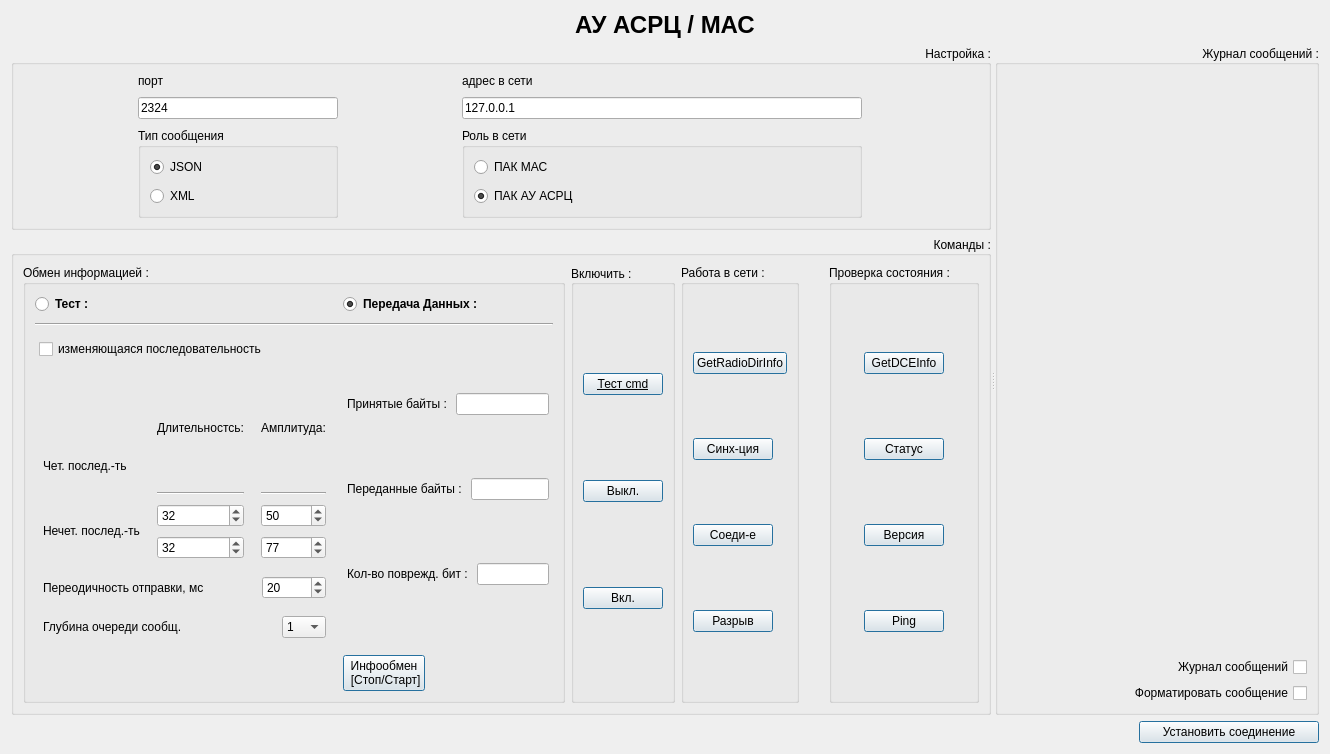
<?xml version="1.0" encoding="UTF-8"?>
<ui version="4.0">
 <class>WidgetDTE</class>
 <widget class="QWidget" name="WidgetDTE">
  <property name="geometry">
   <rect>
    <x>0</x>
    <y>0</y>
    <width>1330</width>
    <height>754</height>
   </rect>
  </property>
  <property name="font">
   <font>
    <underline>false</underline>
   </font>
  </property>
  <property name="windowTitle">
   <string>Form</string>
  </property>
  <layout class="QGridLayout" name="gridLayout_4">
   <item row="1" column="0">
    <widget class="QSplitter" name="splitter">
     <property name="orientation">
      <enum>Qt::Horizontal</enum>
     </property>
     <widget class="QWidget" name="layoutWidget">
      <layout class="QVBoxLayout" name="verticalLayout_5">
       <item>
        <widget class="QGroupBox" name="groupBox_5">
         <property name="sizePolicy">
          <sizepolicy hsizetype="Preferred" vsizetype="Fixed">
           <horstretch>0</horstretch>
           <verstretch>0</verstretch>
          </sizepolicy>
         </property>
         <property name="title">
          <string>Настройка :</string>
         </property>
         <property name="alignment">
          <set>Qt::AlignRight|Qt::AlignTrailing|Qt::AlignVCenter</set>
         </property>
         <layout class="QGridLayout" name="gridLayout_2">
          <property name="rightMargin">
           <number>9</number>
          </property>
          <property name="spacing">
           <number>9</number>
          </property>
          <item row="1" column="1">
           <widget class="QGroupBox" name="groupBox">
            <property name="sizePolicy">
             <sizepolicy hsizetype="Preferred" vsizetype="Fixed">
              <horstretch>0</horstretch>
              <verstretch>0</verstretch>
             </sizepolicy>
            </property>
            <property name="title">
             <string>Роль в сети</string>
            </property>
            <layout class="QVBoxLayout" name="verticalLayout_6">
             <property name="spacing">
              <number>9</number>
             </property>
             <item>
              <widget class="QRadioButton" name="rb_mas">
               <property name="text">
                <string>ПАК МАС</string>
               </property>
               <property name="checked">
                <bool>false</bool>
               </property>
              </widget>
             </item>
             <item>
              <widget class="QRadioButton" name="rb_au">
               <property name="text">
                <string>ПАК АУ АСРЦ</string>
               </property>
               <property name="checked">
                <bool>true</bool>
               </property>
              </widget>
             </item>
            </layout>
           </widget>
          </item>
          <item row="0" column="1">
           <layout class="QVBoxLayout" name="verticalLayout_3">
            <item>
             <widget class="QLabel" name="label_5">
              <property name="sizePolicy">
               <sizepolicy hsizetype="Preferred" vsizetype="Fixed">
                <horstretch>0</horstretch>
                <verstretch>0</verstretch>
               </sizepolicy>
              </property>
              <property name="maximumSize">
               <size>
                <width>400</width>
                <height>16777215</height>
               </size>
              </property>
              <property name="text">
               <string>адрес в сети</string>
              </property>
             </widget>
            </item>
            <item>
             <widget class="QLineEdit" name="leAdress">
              <property name="maximumSize">
               <size>
                <width>400</width>
                <height>16777215</height>
               </size>
              </property>
              <property name="text">
               <string>127.0.0.1</string>
              </property>
             </widget>
            </item>
           </layout>
          </item>
          <item row="1" column="0">
           <widget class="QGroupBox" name="groupBox_3">
            <property name="title">
             <string>Тип сообщения</string>
            </property>
            <layout class="QVBoxLayout" name="verticalLayout_4">
             <property name="spacing">
              <number>9</number>
             </property>
             <item>
              <widget class="QRadioButton" name="rb_json">
               <property name="text">
                <string>JSON</string>
               </property>
               <property name="checked">
                <bool>true</bool>
               </property>
              </widget>
             </item>
             <item>
              <widget class="QRadioButton" name="rb_xml">
               <property name="text">
                <string>XML</string>
               </property>
              </widget>
             </item>
            </layout>
           </widget>
          </item>
          <item row="0" column="0">
           <layout class="QVBoxLayout" name="verticalLayout_2">
            <item>
             <widget class="QLabel" name="label_6">
              <property name="sizePolicy">
               <sizepolicy hsizetype="Preferred" vsizetype="Fixed">
                <horstretch>0</horstretch>
                <verstretch>0</verstretch>
               </sizepolicy>
              </property>
              <property name="text">
               <string>порт</string>
              </property>
             </widget>
            </item>
            <item>
             <widget class="QLineEdit" name="lePort">
              <property name="maximumSize">
               <size>
                <width>200</width>
                <height>16777215</height>
               </size>
              </property>
              <property name="text">
               <string>2324</string>
              </property>
             </widget>
            </item>
           </layout>
          </item>
         </layout>
        </widget>
       </item>
       <item>
        <widget class="QGroupBox" name="groupBox_6">
         <property name="title">
          <string>Команды :</string>
         </property>
         <property name="alignment">
          <set>Qt::AlignRight|Qt::AlignTrailing|Qt::AlignVCenter</set>
         </property>
         <layout class="QGridLayout" name="gridLayout">
          <property name="verticalSpacing">
           <number>9</number>
          </property>
          <item row="0" column="2">
           <widget class="QGroupBox" name="groupBox_9">
            <property name="sizePolicy">
             <sizepolicy hsizetype="Fixed" vsizetype="Preferred">
              <horstretch>0</horstretch>
              <verstretch>0</verstretch>
             </sizepolicy>
            </property>
            <property name="title">
             <string>Работа в сети :</string>
            </property>
            <layout class="QGridLayout" name="gridLayout_6">
             <item row="2" column="0">
              <widget class="QPushButton" name="pb_net_connect">
               <property name="sizePolicy">
                <sizepolicy hsizetype="Fixed" vsizetype="Maximum">
                 <horstretch>0</horstretch>
                 <verstretch>0</verstretch>
                </sizepolicy>
               </property>
               <property name="font">
                <font>
                 <weight>50</weight>
                 <bold>false</bold>
                 <underline>false</underline>
                 <kerning>true</kerning>
                </font>
               </property>
               <property name="text">
                <string>Соеди-е</string>
               </property>
               <property name="autoDefault">
                <bool>true</bool>
               </property>
               <property name="default">
                <bool>true</bool>
               </property>
               <property name="flat">
                <bool>false</bool>
               </property>
              </widget>
             </item>
             <item row="0" column="0">
              <widget class="QPushButton" name="pb_dirInfo">
               <property name="sizePolicy">
                <sizepolicy hsizetype="Fixed" vsizetype="Maximum">
                 <horstretch>0</horstretch>
                 <verstretch>0</verstretch>
                </sizepolicy>
               </property>
               <property name="font">
                <font>
                 <weight>50</weight>
                 <bold>false</bold>
                 <underline>false</underline>
                 <kerning>true</kerning>
                </font>
               </property>
               <property name="text">
                <string>GetRadioDirInfo</string>
               </property>
               <property name="autoDefault">
                <bool>true</bool>
               </property>
               <property name="default">
                <bool>true</bool>
               </property>
               <property name="flat">
                <bool>false</bool>
               </property>
              </widget>
             </item>
             <item row="4" column="0">
              <widget class="QPushButton" name="pb_net_disconnect">
               <property name="sizePolicy">
                <sizepolicy hsizetype="Fixed" vsizetype="Maximum">
                 <horstretch>0</horstretch>
                 <verstretch>0</verstretch>
                </sizepolicy>
               </property>
               <property name="font">
                <font>
                 <weight>50</weight>
                 <bold>false</bold>
                 <underline>false</underline>
                 <kerning>true</kerning>
                </font>
               </property>
               <property name="text">
                <string>Разрыв</string>
               </property>
               <property name="autoDefault">
                <bool>true</bool>
               </property>
               <property name="default">
                <bool>true</bool>
               </property>
               <property name="flat">
                <bool>false</bool>
               </property>
              </widget>
             </item>
             <item row="1" column="0">
              <widget class="QPushButton" name="pb_net_sync">
               <property name="sizePolicy">
                <sizepolicy hsizetype="Fixed" vsizetype="Maximum">
                 <horstretch>0</horstretch>
                 <verstretch>0</verstretch>
                </sizepolicy>
               </property>
               <property name="font">
                <font>
                 <weight>50</weight>
                 <bold>false</bold>
                 <underline>false</underline>
                 <kerning>true</kerning>
                </font>
               </property>
               <property name="text">
                <string>Синх-ция</string>
               </property>
               <property name="autoDefault">
                <bool>true</bool>
               </property>
               <property name="default">
                <bool>true</bool>
               </property>
               <property name="flat">
                <bool>false</bool>
               </property>
              </widget>
             </item>
            </layout>
           </widget>
          </item>
          <item row="0" column="5">
           <spacer name="horizontalSpacer_3">
            <property name="orientation">
             <enum>Qt::Horizontal</enum>
            </property>
            <property name="sizeHint" stdset="0">
             <size>
              <width>40</width>
              <height>20</height>
             </size>
            </property>
           </spacer>
          </item>
          <item row="0" column="0">
           <widget class="QGroupBox" name="groupBox_11">
            <property name="sizePolicy">
             <sizepolicy hsizetype="Preferred" vsizetype="Expanding">
              <horstretch>0</horstretch>
              <verstretch>0</verstretch>
             </sizepolicy>
            </property>
            <property name="font">
             <font>
              <underline>false</underline>
             </font>
            </property>
            <property name="title">
             <string>Обмен информацией :</string>
            </property>
            <layout class="QGridLayout" name="gridLayout_3">
             <property name="spacing">
              <number>9</number>
             </property>
             <item row="0" column="3">
              <widget class="QRadioButton" name="rb_info">
               <property name="enabled">
                <bool>true</bool>
               </property>
               <property name="font">
                <font>
                 <weight>75</weight>
                 <bold>true</bold>
                 <underline>false</underline>
                </font>
               </property>
               <property name="text">
                <string>Передача Данных :</string>
               </property>
               <property name="checked">
                <bool>true</bool>
               </property>
              </widget>
             </item>
             <item row="2" column="0" rowspan="3" colspan="3">
              <layout class="QVBoxLayout" name="verticalLayout_9">
               <property name="leftMargin">
                <number>4</number>
               </property>
               <property name="topMargin">
                <number>4</number>
               </property>
               <property name="rightMargin">
                <number>4</number>
               </property>
               <property name="bottomMargin">
                <number>4</number>
               </property>
               <item>
                <widget class="QCheckBox" name="chB_varyable">
                 <property name="text">
                  <string>изменяющаяся последовательность</string>
                 </property>
                </widget>
               </item>
               <item>
                <layout class="QHBoxLayout" name="horizontalLayout_8">
                 <item>
                  <layout class="QVBoxLayout" name="verticalLayout_10">
                   <property name="leftMargin">
                    <number>4</number>
                   </property>
                   <property name="topMargin">
                    <number>4</number>
                   </property>
                   <property name="rightMargin">
                    <number>4</number>
                   </property>
                   <property name="bottomMargin">
                    <number>4</number>
                   </property>
                   <item>
                    <widget class="QLabel" name="label_12">
                     <property name="text">
                      <string/>
                     </property>
                    </widget>
                   </item>
                   <item>
                    <widget class="QLabel" name="label">
                     <property name="text">
                      <string>Чет. послед.-ть</string>
                     </property>
                    </widget>
                   </item>
                   <item>
                    <widget class="QLabel" name="label_8">
                     <property name="text">
                      <string>Нечет. послед.-ть</string>
                     </property>
                    </widget>
                   </item>
                  </layout>
                 </item>
                 <item>
                  <layout class="QVBoxLayout" name="verticalLayout_8">
                   <property name="leftMargin">
                    <number>4</number>
                   </property>
                   <property name="topMargin">
                    <number>4</number>
                   </property>
                   <property name="rightMargin">
                    <number>4</number>
                   </property>
                   <property name="bottomMargin">
                    <number>4</number>
                   </property>
                   <item>
                    <widget class="QLabel" name="label_9">
                     <property name="text">
                      <string>Длительностсь:</string>
                     </property>
                     <property name="alignment">
                      <set>Qt::AlignCenter</set>
                     </property>
                    </widget>
                   </item>
                   <item>
                    <widget class="Line" name="line_2">
                     <property name="orientation">
                      <enum>Qt::Horizontal</enum>
                     </property>
                    </widget>
                   </item>
                   <item>
                    <widget class="QSpinBox" name="sb_parity_len">
                     <property name="maximumSize">
                      <size>
                       <width>100</width>
                       <height>16777215</height>
                      </size>
                     </property>
                     <property name="minimum">
                      <number>1</number>
                     </property>
                     <property name="maximum">
                      <number>256</number>
                     </property>
                     <property name="value">
                      <number>32</number>
                     </property>
                    </widget>
                   </item>
                   <item>
                    <widget class="QSpinBox" name="sb_noparity_len">
                     <property name="maximumSize">
                      <size>
                       <width>100</width>
                       <height>16777215</height>
                      </size>
                     </property>
                     <property name="minimum">
                      <number>1</number>
                     </property>
                     <property name="maximum">
                      <number>256</number>
                     </property>
                     <property name="value">
                      <number>32</number>
                     </property>
                    </widget>
                   </item>
                  </layout>
                 </item>
                 <item>
                  <layout class="QVBoxLayout" name="verticalLayout_7">
                   <property name="leftMargin">
                    <number>4</number>
                   </property>
                   <property name="topMargin">
                    <number>4</number>
                   </property>
                   <property name="rightMargin">
                    <number>4</number>
                   </property>
                   <property name="bottomMargin">
                    <number>4</number>
                   </property>
                   <item>
                    <widget class="QLabel" name="label_10">
                     <property name="text">
                      <string>Амплитуда:</string>
                     </property>
                     <property name="alignment">
                      <set>Qt::AlignCenter</set>
                     </property>
                    </widget>
                   </item>
                   <item>
                    <widget class="Line" name="line_3">
                     <property name="orientation">
                      <enum>Qt::Horizontal</enum>
                     </property>
                    </widget>
                   </item>
                   <item>
                    <widget class="QSpinBox" name="sb_parity_ampl">
                     <property name="maximumSize">
                      <size>
                       <width>100</width>
                       <height>16777215</height>
                      </size>
                     </property>
                     <property name="minimum">
                      <number>1</number>
                     </property>
                     <property name="maximum">
                      <number>255</number>
                     </property>
                     <property name="value">
                      <number>50</number>
                     </property>
                    </widget>
                   </item>
                   <item>
                    <widget class="QSpinBox" name="sb_noparity_ampl">
                     <property name="maximumSize">
                      <size>
                       <width>100</width>
                       <height>16777215</height>
                      </size>
                     </property>
                     <property name="minimum">
                      <number>1</number>
                     </property>
                     <property name="maximum">
                      <number>255</number>
                     </property>
                     <property name="value">
                      <number>77</number>
                     </property>
                    </widget>
                   </item>
                  </layout>
                 </item>
                </layout>
               </item>
               <item>
                <layout class="QHBoxLayout" name="horizontalLayout_11">
                 <property name="leftMargin">
                  <number>4</number>
                 </property>
                 <property name="topMargin">
                  <number>4</number>
                 </property>
                 <property name="rightMargin">
                  <number>4</number>
                 </property>
                 <property name="bottomMargin">
                  <number>4</number>
                 </property>
                 <item>
                  <widget class="QLabel" name="label_2">
                   <property name="text">
                    <string>Переодичность отправки, мс</string>
                   </property>
                  </widget>
                 </item>
                 <item>
                  <spacer name="horizontalSpacer_7">
                   <property name="orientation">
                    <enum>Qt::Horizontal</enum>
                   </property>
                   <property name="sizeHint" stdset="0">
                    <size>
                     <width>40</width>
                     <height>20</height>
                    </size>
                   </property>
                  </spacer>
                 </item>
                 <item>
                  <widget class="QSpinBox" name="sp_exch_time">
                   <property name="showGroupSeparator" stdset="0">
                    <bool>true</bool>
                   </property>
                   <property name="minimum">
                    <number>1</number>
                   </property>
                   <property name="maximum">
                    <number>10000</number>
                   </property>
                   <property name="value">
                    <number>20</number>
                   </property>
                  </widget>
                 </item>
                </layout>
               </item>
               <item>
                <layout class="QHBoxLayout" name="horizontalLayout_12">
                 <property name="leftMargin">
                  <number>4</number>
                 </property>
                 <property name="topMargin">
                  <number>4</number>
                 </property>
                 <property name="rightMargin">
                  <number>4</number>
                 </property>
                 <property name="bottomMargin">
                  <number>4</number>
                 </property>
                 <item>
                  <widget class="QLabel" name="label_3">
                   <property name="text">
                    <string>Глубина очереди сообщ.</string>
                   </property>
                  </widget>
                 </item>
                 <item>
                  <spacer name="horizontalSpacer_8">
                   <property name="orientation">
                    <enum>Qt::Horizontal</enum>
                   </property>
                   <property name="sizeHint" stdset="0">
                    <size>
                     <width>40</width>
                     <height>20</height>
                    </size>
                   </property>
                  </spacer>
                 </item>
                 <item>
                  <widget class="QComboBox" name="cb_qDepth">
                   <item>
                    <property name="text">
                     <string>1</string>
                    </property>
                   </item>
                   <item>
                    <property name="text">
                     <string>2</string>
                    </property>
                   </item>
                   <item>
                    <property name="text">
                     <string>3</string>
                    </property>
                   </item>
                   <item>
                    <property name="text">
                     <string>4</string>
                    </property>
                   </item>
                   <item>
                    <property name="text">
                     <string>5</string>
                    </property>
                   </item>
                   <item>
                    <property name="text">
                     <string>6</string>
                    </property>
                   </item>
                   <item>
                    <property name="text">
                     <string>7</string>
                    </property>
                   </item>
                   <item>
                    <property name="text">
                     <string>8</string>
                    </property>
                   </item>
                   <item>
                    <property name="text">
                     <string>9</string>
                    </property>
                   </item>
                   <item>
                    <property name="text">
                     <string>10</string>
                    </property>
                   </item>
                   <item>
                    <property name="text">
                     <string>11</string>
                    </property>
                   </item>
                   <item>
                    <property name="text">
                     <string>12</string>
                    </property>
                   </item>
                   <item>
                    <property name="text">
                     <string>13</string>
                    </property>
                   </item>
                   <item>
                    <property name="text">
                     <string>14</string>
                    </property>
                   </item>
                   <item>
                    <property name="text">
                     <string>15</string>
                    </property>
                   </item>
                  </widget>
                 </item>
                </layout>
               </item>
              </layout>
             </item>
             <item row="0" column="0">
              <widget class="QRadioButton" name="rb_test">
               <property name="font">
                <font>
                 <weight>75</weight>
                 <bold>true</bold>
                 <underline>false</underline>
                </font>
               </property>
               <property name="text">
                <string>Тест :</string>
               </property>
               <property name="checked">
                <bool>false</bool>
               </property>
              </widget>
             </item>
             <item row="1" column="0" colspan="5">
              <widget class="Line" name="line">
               <property name="orientation">
                <enum>Qt::Horizontal</enum>
               </property>
              </widget>
             </item>
             <item row="2" column="3" rowspan="3" colspan="2">
              <layout class="QVBoxLayout" name="verticalLayout_11">
               <property name="leftMargin">
                <number>4</number>
               </property>
               <property name="topMargin">
                <number>4</number>
               </property>
               <property name="rightMargin">
                <number>4</number>
               </property>
               <property name="bottomMargin">
                <number>4</number>
               </property>
               <item>
                <layout class="QHBoxLayout" name="horizontalLayout_6">
                 <item>
                  <widget class="QLabel" name="label_4">
                   <property name="text">
                    <string>Принятые байты :</string>
                   </property>
                  </widget>
                 </item>
                 <item>
                  <widget class="QLineEdit" name="le_get">
                   <property name="maximumSize">
                    <size>
                     <width>100</width>
                     <height>16777215</height>
                    </size>
                   </property>
                  </widget>
                 </item>
                </layout>
               </item>
               <item>
                <layout class="QHBoxLayout" name="horizontalLayout_7">
                 <item>
                  <widget class="QLabel" name="label_7">
                   <property name="text">
                    <string>Переданные байты :</string>
                   </property>
                  </widget>
                 </item>
                 <item>
                  <widget class="QLineEdit" name="le_pass">
                   <property name="maximumSize">
                    <size>
                     <width>100</width>
                     <height>16777215</height>
                    </size>
                   </property>
                  </widget>
                 </item>
                </layout>
               </item>
               <item>
                <layout class="QHBoxLayout" name="horizontalLayout_5">
                 <item>
                  <widget class="QLabel" name="label_11">
                   <property name="text">
                    <string>Кол-во поврежд. бит :</string>
                   </property>
                  </widget>
                 </item>
                 <item>
                  <widget class="QLineEdit" name="le_err">
                   <property name="maximumSize">
                    <size>
                     <width>100</width>
                     <height>16777215</height>
                    </size>
                   </property>
                  </widget>
                 </item>
                </layout>
               </item>
              </layout>
             </item>
             <item row="5" column="3" colspan="2">
              <widget class="QPushButton" name="pb_stop_start">
               <property name="sizePolicy">
                <sizepolicy hsizetype="Fixed" vsizetype="Maximum">
                 <horstretch>0</horstretch>
                 <verstretch>0</verstretch>
                </sizepolicy>
               </property>
               <property name="font">
                <font>
                 <weight>50</weight>
                 <bold>false</bold>
                 <underline>false</underline>
                 <kerning>true</kerning>
                </font>
               </property>
               <property name="text">
                <string>Инфообмен
 [Стоп/Старт]</string>
               </property>
               <property name="autoDefault">
                <bool>true</bool>
               </property>
               <property name="default">
                <bool>true</bool>
               </property>
               <property name="flat">
                <bool>false</bool>
               </property>
              </widget>
             </item>
             <item row="5" column="0" colspan="3">
              <spacer name="horizontalSpacer_4">
               <property name="orientation">
                <enum>Qt::Horizontal</enum>
               </property>
               <property name="sizeHint" stdset="0">
                <size>
                 <width>40</width>
                 <height>20</height>
                </size>
               </property>
              </spacer>
             </item>
            </layout>
           </widget>
          </item>
          <item row="0" column="6">
           <widget class="QGroupBox" name="groupBox_10">
            <property name="sizePolicy">
             <sizepolicy hsizetype="Fixed" vsizetype="Preferred">
              <horstretch>0</horstretch>
              <verstretch>0</verstretch>
             </sizepolicy>
            </property>
            <property name="title">
             <string>Проверка состояния :</string>
            </property>
            <layout class="QGridLayout" name="gridLayout_7">
             <item row="0" column="0">
              <widget class="QPushButton" name="pb_dceInfo">
               <property name="sizePolicy">
                <sizepolicy hsizetype="Fixed" vsizetype="Maximum">
                 <horstretch>0</horstretch>
                 <verstretch>0</verstretch>
                </sizepolicy>
               </property>
               <property name="font">
                <font>
                 <weight>50</weight>
                 <bold>false</bold>
                 <underline>false</underline>
                 <kerning>true</kerning>
                </font>
               </property>
               <property name="text">
                <string>GetDCEInfo</string>
               </property>
               <property name="autoDefault">
                <bool>true</bool>
               </property>
               <property name="default">
                <bool>true</bool>
               </property>
               <property name="flat">
                <bool>false</bool>
               </property>
              </widget>
             </item>
             <item row="1" column="0">
              <widget class="QPushButton" name="pb_status">
               <property name="sizePolicy">
                <sizepolicy hsizetype="Fixed" vsizetype="Maximum">
                 <horstretch>0</horstretch>
                 <verstretch>0</verstretch>
                </sizepolicy>
               </property>
               <property name="font">
                <font>
                 <weight>50</weight>
                 <bold>false</bold>
                 <underline>false</underline>
                 <kerning>true</kerning>
                </font>
               </property>
               <property name="text">
                <string>Статус</string>
               </property>
               <property name="autoDefault">
                <bool>true</bool>
               </property>
               <property name="default">
                <bool>true</bool>
               </property>
               <property name="flat">
                <bool>false</bool>
               </property>
              </widget>
             </item>
             <item row="2" column="0">
              <widget class="QPushButton" name="pb_version">
               <property name="sizePolicy">
                <sizepolicy hsizetype="Fixed" vsizetype="Maximum">
                 <horstretch>0</horstretch>
                 <verstretch>0</verstretch>
                </sizepolicy>
               </property>
               <property name="font">
                <font>
                 <weight>50</weight>
                 <bold>false</bold>
                 <underline>false</underline>
                 <kerning>true</kerning>
                </font>
               </property>
               <property name="text">
                <string>Версия</string>
               </property>
               <property name="autoDefault">
                <bool>true</bool>
               </property>
               <property name="default">
                <bool>true</bool>
               </property>
               <property name="flat">
                <bool>false</bool>
               </property>
              </widget>
             </item>
             <item row="3" column="0">
              <widget class="QPushButton" name="pb_ping">
               <property name="sizePolicy">
                <sizepolicy hsizetype="Fixed" vsizetype="Maximum">
                 <horstretch>0</horstretch>
                 <verstretch>0</verstretch>
                </sizepolicy>
               </property>
               <property name="font">
                <font>
                 <weight>50</weight>
                 <bold>false</bold>
                 <underline>false</underline>
                 <kerning>true</kerning>
                </font>
               </property>
               <property name="text">
                <string>Ping</string>
               </property>
               <property name="autoDefault">
                <bool>true</bool>
               </property>
               <property name="default">
                <bool>true</bool>
               </property>
               <property name="flat">
                <bool>false</bool>
               </property>
              </widget>
             </item>
            </layout>
           </widget>
          </item>
          <item row="0" column="3">
           <spacer name="horizontalSpacer_2">
            <property name="orientation">
             <enum>Qt::Horizontal</enum>
            </property>
            <property name="sizeHint" stdset="0">
             <size>
              <width>40</width>
              <height>20</height>
             </size>
            </property>
           </spacer>
          </item>
          <item row="0" column="1">
           <widget class="QGroupBox" name="groupBox_7">
            <property name="sizePolicy">
             <sizepolicy hsizetype="Fixed" vsizetype="Preferred">
              <horstretch>0</horstretch>
              <verstretch>0</verstretch>
             </sizepolicy>
            </property>
            <property name="layoutDirection">
             <enum>Qt::LeftToRight</enum>
            </property>
            <property name="title">
             <string>Включить :</string>
            </property>
            <property name="alignment">
             <set>Qt::AlignLeading|Qt::AlignLeft|Qt::AlignVCenter</set>
            </property>
            <layout class="QGridLayout" name="gridLayout_5">
             <item row="0" column="0">
              <widget class="QPushButton" name="pb_Test">
               <property name="sizePolicy">
                <sizepolicy hsizetype="Fixed" vsizetype="Maximum">
                 <horstretch>0</horstretch>
                 <verstretch>0</verstretch>
                </sizepolicy>
               </property>
               <property name="font">
                <font>
                 <weight>50</weight>
                 <bold>false</bold>
                 <underline>true</underline>
                 <kerning>true</kerning>
                </font>
               </property>
               <property name="text">
                <string>Тест cmd</string>
               </property>
               <property name="autoDefault">
                <bool>true</bool>
               </property>
               <property name="default">
                <bool>true</bool>
               </property>
               <property name="flat">
                <bool>false</bool>
               </property>
              </widget>
             </item>
             <item row="1" column="0">
              <widget class="QPushButton" name="pb_disable">
               <property name="sizePolicy">
                <sizepolicy hsizetype="Fixed" vsizetype="Maximum">
                 <horstretch>0</horstretch>
                 <verstretch>0</verstretch>
                </sizepolicy>
               </property>
               <property name="font">
                <font>
                 <weight>50</weight>
                 <bold>false</bold>
                 <underline>false</underline>
                 <kerning>true</kerning>
                </font>
               </property>
               <property name="text">
                <string>Выкл.</string>
               </property>
               <property name="autoDefault">
                <bool>true</bool>
               </property>
               <property name="default">
                <bool>true</bool>
               </property>
               <property name="flat">
                <bool>false</bool>
               </property>
              </widget>
             </item>
             <item row="2" column="0">
              <widget class="QPushButton" name="pb_enable">
               <property name="sizePolicy">
                <sizepolicy hsizetype="Fixed" vsizetype="Maximum">
                 <horstretch>0</horstretch>
                 <verstretch>0</verstretch>
                </sizepolicy>
               </property>
               <property name="font">
                <font>
                 <weight>50</weight>
                 <bold>false</bold>
                 <underline>false</underline>
                 <kerning>true</kerning>
                </font>
               </property>
               <property name="text">
                <string>Вкл.</string>
               </property>
               <property name="autoDefault">
                <bool>true</bool>
               </property>
               <property name="default">
                <bool>true</bool>
               </property>
               <property name="flat">
                <bool>false</bool>
               </property>
              </widget>
             </item>
            </layout>
           </widget>
          </item>
         </layout>
        </widget>
       </item>
      </layout>
     </widget>
     <widget class="QGroupBox" name="groupBox_4">
      <property name="title">
       <string>Журнал сообщений :</string>
      </property>
      <property name="alignment">
       <set>Qt::AlignRight|Qt::AlignTrailing|Qt::AlignVCenter</set>
      </property>
      <layout class="QVBoxLayout" name="verticalLayout">
       <item>
        <widget class="WidgetMess" name="widget_journ" native="true">
         <property name="minimumSize">
          <size>
           <width>300</width>
           <height>0</height>
          </size>
         </property>
        </widget>
       </item>
       <item>
        <widget class="QCheckBox" name="chB_journal">
         <property name="layoutDirection">
          <enum>Qt::RightToLeft</enum>
         </property>
         <property name="text">
          <string>Журнал сообщений</string>
         </property>
         <property name="checked">
          <bool>false</bool>
         </property>
        </widget>
       </item>
       <item>
        <widget class="QCheckBox" name="chb_format">
         <property name="layoutDirection">
          <enum>Qt::RightToLeft</enum>
         </property>
         <property name="text">
          <string>Форматировать сообщение</string>
         </property>
        </widget>
       </item>
      </layout>
     </widget>
    </widget>
   </item>
   <item row="2" column="0">
    <layout class="QHBoxLayout" name="horizontalLayout_2" stretch="0,0">
     <item>
      <spacer name="horizontalSpacer">
       <property name="orientation">
        <enum>Qt::Horizontal</enum>
       </property>
       <property name="sizeHint" stdset="0">
        <size>
         <width>40</width>
         <height>20</height>
        </size>
       </property>
      </spacer>
     </item>
     <item>
      <widget class="QPushButton" name="pb_net">
       <property name="sizePolicy">
        <sizepolicy hsizetype="Fixed" vsizetype="Maximum">
         <horstretch>0</horstretch>
         <verstretch>0</verstretch>
        </sizepolicy>
       </property>
       <property name="minimumSize">
        <size>
         <width>180</width>
         <height>0</height>
        </size>
       </property>
       <property name="font">
        <font>
         <weight>50</weight>
         <bold>false</bold>
         <underline>false</underline>
         <kerning>true</kerning>
        </font>
       </property>
       <property name="text">
        <string>Установить соединение</string>
       </property>
       <property name="autoDefault">
        <bool>true</bool>
       </property>
       <property name="default">
        <bool>true</bool>
       </property>
       <property name="flat">
        <bool>false</bool>
       </property>
      </widget>
     </item>
    </layout>
   </item>
   <item row="0" column="0">
    <widget class="QLabel" name="lb_title">
     <property name="sizePolicy">
      <sizepolicy hsizetype="Preferred" vsizetype="Fixed">
       <horstretch>0</horstretch>
       <verstretch>0</verstretch>
      </sizepolicy>
     </property>
     <property name="font">
      <font>
       <pointsize>18</pointsize>
       <weight>75</weight>
       <bold>true</bold>
       <underline>false</underline>
      </font>
     </property>
     <property name="text">
      <string>АУ АСРЦ / МАС</string>
     </property>
     <property name="alignment">
      <set>Qt::AlignCenter</set>
     </property>
    </widget>
   </item>
  </layout>
 </widget>
 <customwidgets>
  <customwidget>
   <class>WidgetMess</class>
   <extends>QWidget</extends>
   <header>widgetmess.h</header>
   <container>1</container>
  </customwidget>
 </customwidgets>
 <resources/>
 <connections/>
</ui>
